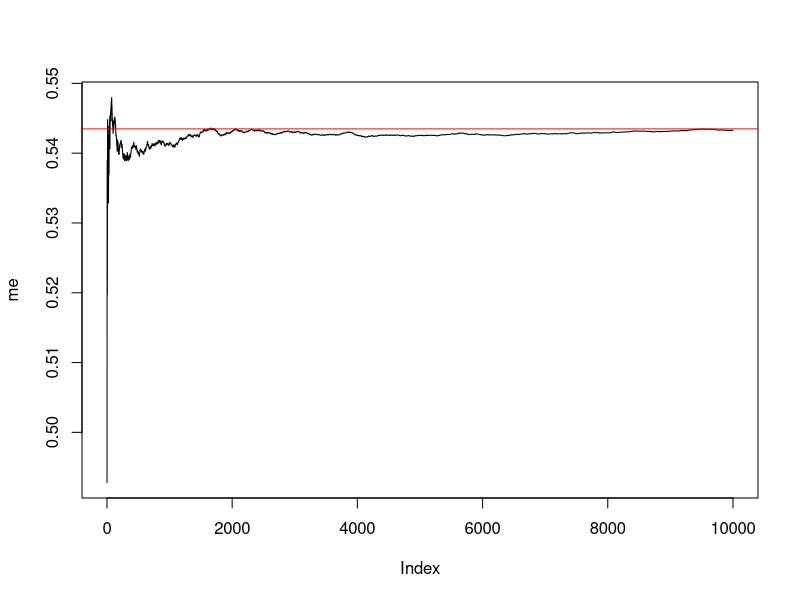
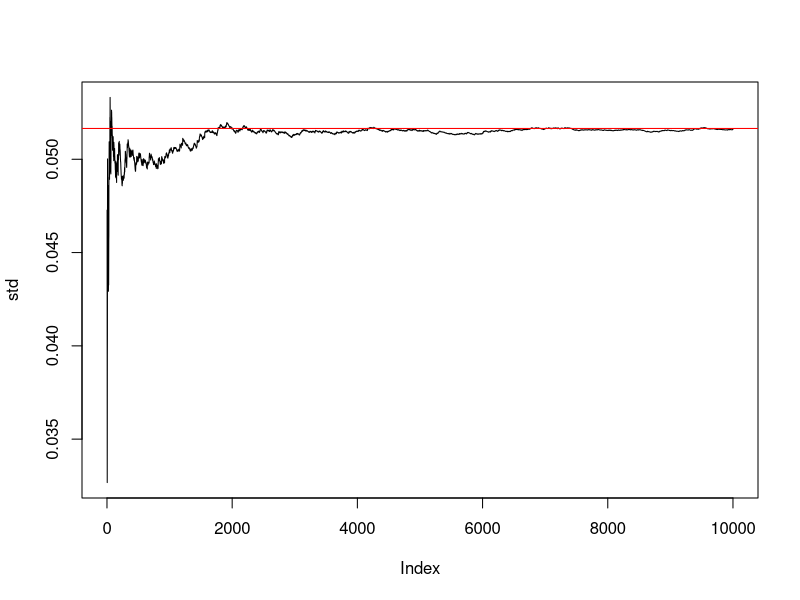
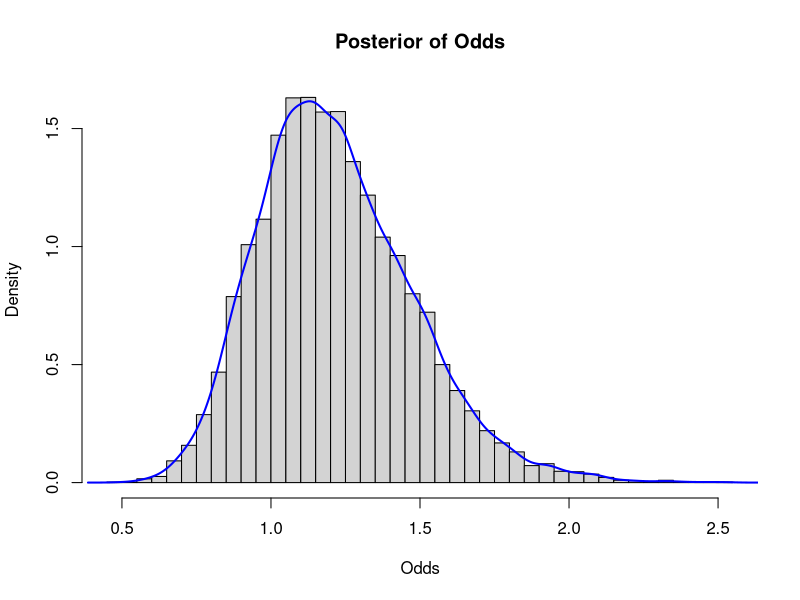
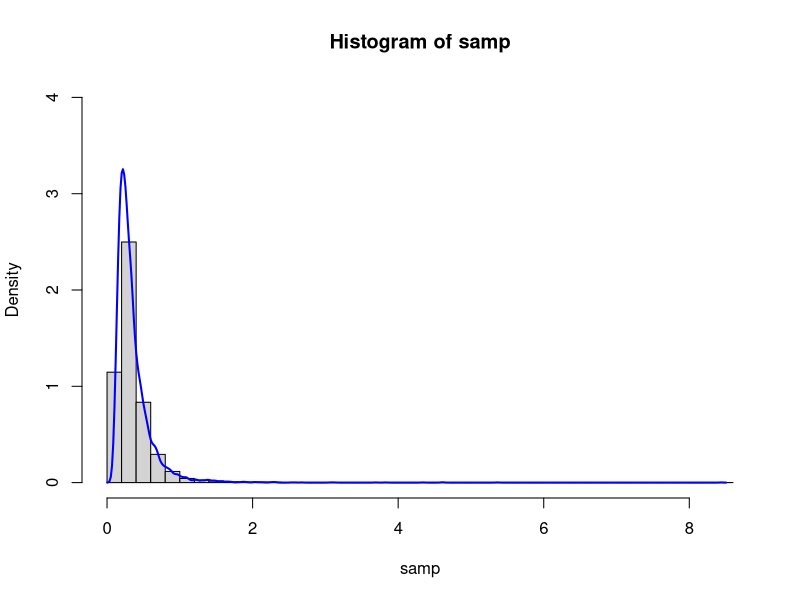
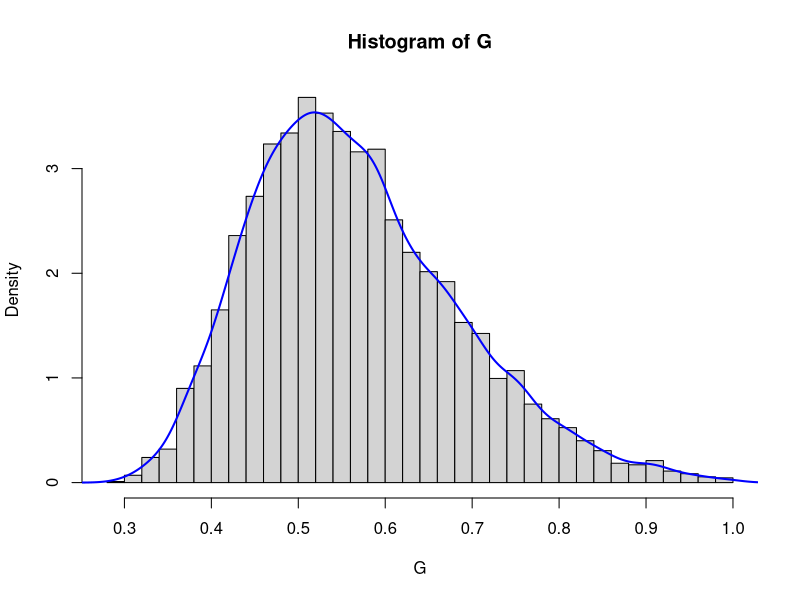
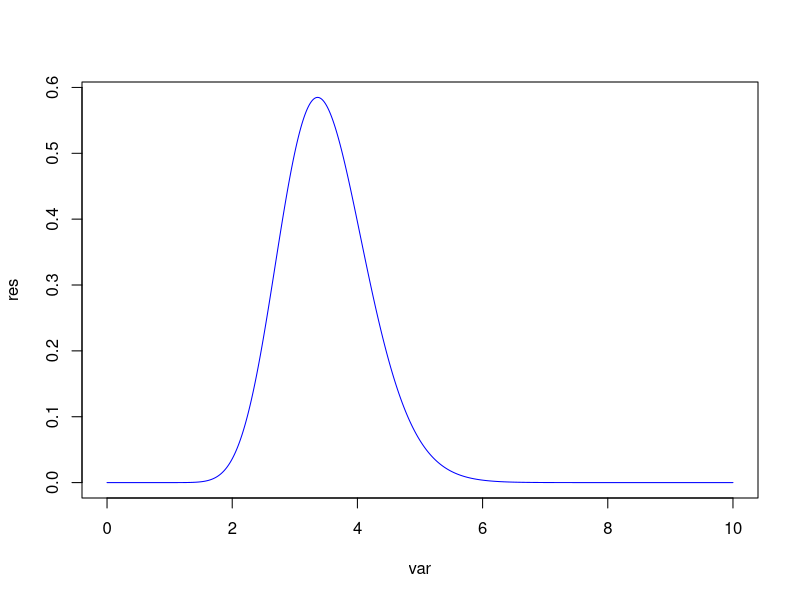

The R source for these figures, in order:
## ---- chunk 1
knitr::opts_chunk$set(echo = TRUE)

## ---- chunk 2
nr <- 10000
set.seed(123456)
res <- rbeta(nr,50,42)
me <- numeric(nr)
std <- numeric(nr)

for (i in 1: nr) {
  me[i] <- mean(res[1:i])
  std[i] <- sqrt(var (res [1:i]))

}

plot(me, type = 'l')
abline(h=50/(50+42), ,col ='red')

plot(std, type = 'l')
abline(h=sqrt(50*42/(50+42)^2/(42+50+1)),col ='red')

## ---- chunk 3
sorted <- res [res>0.5]
# probability from sampling  
pr <- length(sorted) / nr  

# true probability  
tr_pr <- 1- pbeta (0.5, 50, 42)
## ---- chunk 4
print(pr)
## ---- chunk 5
print(tr_pr)

## ---- chunk 6
odds <- res / (1-res) 
hist(odds, breaks = 30, freq = FALSE,probability = TRUE, main = "Posterior of Odds", xlab = "Odds")
lines(density(odds), col = "blue", lwd = 2)
## ---- chunk 7
rm(list=ls())

rinvchisq <- function(n, df, scale) {
  df * scale / rchisq(n, df)  
}

mu <- 3.65
arg <- c(22, 33, 31, 49, 65, 78, 17, 24)

tau_sq <- sum((log(arg) -3.65)^2)/length(arg)

set.seed(123456)
samp <- rinvchisq(10000, length(arg), tau_sq)

hist(samp, breaks = 40, freq = FALSE, ylim = c(0, 4))
lines(density(samp), col = "blue", lwd = 2)

## ---- chunk 8
G <- 2* pnorm(sqrt(samp)*sqrt(2))-1
hist(G, breaks = 40, freq = FALSE)
lines(density(G), col = "blue", lwd = 2)

## ---- chunk 9
ci95 <- quantile(G, probs = c(0.025, 0.975))

ci95
## ---- chunk 10
library(bayestestR)
hdi(G, ci= 0.95)

## ---- chunk 11
rm(list= ls())
y <- c(0, 2, 5, 5, 7, 1, 4)
sig <- 5
p <- function(lambda) {
  
  res <- sqrt(2)/sig /sqrt(pi) * exp(-length(y)* lambda) * 
    lambda^(sum(y)) * exp(-lambda^2 / 2/ sig^2)
  
  return(res)
}

var <- seq (0,10,0.001)

#normalize for results
res <- p(var) / sum(p(var) * 0.001)  # here have to also divide by the steps
plot(var, res, type = "l", col = "blue")
## ---- chunk 12
opt_lambda <- var[which.max(res)]
print (opt_lambda)
